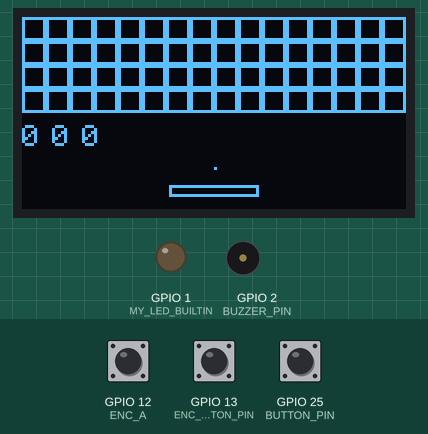
Simulated run of this sketch. Board: ESP32. On the bench: 128×64 one-colour display, output pins drawn as LEDs (lit = HIGH), buzzer (waves = sounding). The test bench sets the inputs (shaded band); at power-on: GPIO 12 (ENC_A) HIGH, GPIO 13 (ENC_BUTTON_PIN) LOW, GPIO 25 (BUTTON_PIN) HIGH.

Above: at 0.2 s.
At 0.82 s:
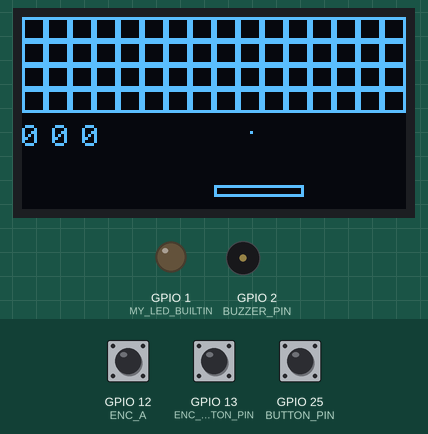
At 2.7 s:
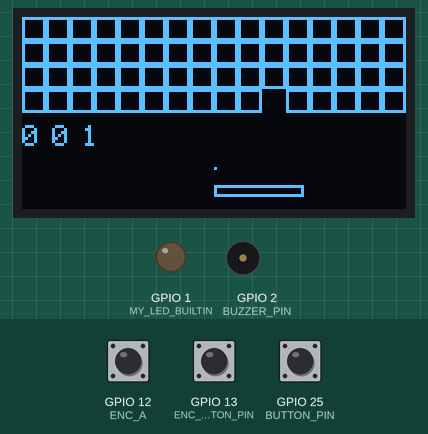
Timing chart, 0 to 4.2 s (numbered marks = the images above):
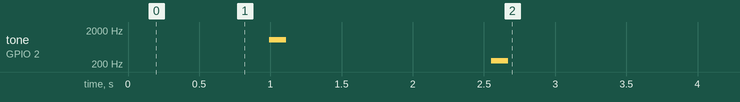

Measured:
- by itself, tone on GPIO 2 (BUZZER_PIN): silent → 1050 Hz at 0.99 s, → silent 0.12 s later, → 250 Hz 1.4 s later, → silent 0.12 s later

The sketch:

gameboardV1.ino
```cpp
#include "config.h"
#include <Wire.h>
#include <Adafruit_GFX.h>
#include <Adafruit_SSD1306.h>
#include <vector>
#include "Point2D.h"
#include "Ball.h"
#include "PlayerBar.h"
#include "Brick.h"


hw_timer_t *Timer0_Cfg = NULL;
hw_timer_t *Timer1_Cfg = NULL;

bool buzzer_on = false;
int t_start_buzzer = 0;
int t_stop_buzzer = 0;
int encoder_pos = SCREEN_WIDTH/2;
int t_encA = 0;
int t_encB = 0;

int score = 0;
int hiscore = 0;

void buttonISR1();
void buttonISR2();
void IRAM_ATTR EncA_ISR();
void IRAM_ATTR Timer0_ISR();
void Timer1_ISR();
void inline timerSetup();
void inline buzzerTimerSetup(int freq);
void buzzerStart(int freq);
void stopGame();
void restartGame();


Adafruit_SSD1306 display(
    SCREEN_WIDTH,
    SCREEN_HEIGHT,
    &Wire,
    -1
);

PlayerBar myPlayerBar(&display);
Ball myBall(&display, &buzzerStart, &stopGame);
std::vector<Brick*> bricks;

// ------------------------- Setup --------------------------------- //
void setup() {
  noInterrupts();
  // LED
  pinMode(MY_LED_BUILTIN, OUTPUT);
  digitalWrite(MY_LED_BUILTIN, LOW);

  // BUTTON
  pinMode(BUTTON_PIN, INPUT_PULLUP);
  attachInterrupt(
    digitalPinToInterrupt(BUTTON_PIN),
    buttonISR2,
    RISING
  );
  pinMode(ENC_BUTTON_PIN, INPUT_PULLDOWN);
  attachInterrupt(
    digitalPinToInterrupt(ENC_BUTTON_PIN),
    buttonISR1,
    RISING
  );

  // ENCODER
  pinMode(ENC_A, INPUT_PULLUP);
  pinMode(ENC_B, INPUT_PULLUP);
  attachInterrupt(
    digitalPinToInterrupt(ENC_A),
    EncA_ISR,
    RISING
  );

  // BUZZER
  pinMode(BUZZER_PIN, OUTPUT);
  digitalWrite(BUZZER_PIN, LOW);

  Serial.begin(115200);
  //buzzerTimerSetup(8000);
  timerSetup();
  screenSetup();

  // Generate bricks
  int num_bricks_total = NUM_BRICKS_V*NUM_BRICKS_H;
  for (int i = 0; i<num_bricks_total ; i++) {
    auto b = new Brick(i, &display);
    bricks.push_back(b);
  }

  interrupts();
}


// ------------------------- Visuals --------------------------------- //
void loop() {
  display.clearDisplay();

  for (auto b : bricks) {
    if (b->isDead()) continue;
    b->draw();
  }
  myPlayerBar.draw();
  myBall.draw();

  static const char num[] = {'0','1','2','3','4','5','6','7','8','9'};
  display.drawChar(0, 36, num[(score/100)], SSD1306_INVERSE, SSD1306_BLACK, 1);
  display.drawChar(10, 36, num[(score/10)%10], SSD1306_INVERSE, SSD1306_BLACK, 1);
  display.drawChar(20, 36, num[score%10], SSD1306_INVERSE, SSD1306_BLACK, 1);

  display.display();
}
// ------------------------------------------------------------------- //


// ------------------------- Game --------------------------------- //
void gameLoop() {
  myPlayerBar.updatePos(encoder_pos);
  static bool collided = false;
  static Point2D ballDir = Point2D(0,0);

  // bricks
  for (auto b : bricks) {
    if (b->isDead()) {
     continue;
    }
    collided = b->checkCollide(&myBall, &ballDir);
    if (collided) {
      score++;
      b->takeDmg();

      ballDir = Point2D(ballDir.x * myBall.getVel().x, ballDir.y * myBall.getVel().y);
      myBall.bounce(ballDir);
      buzzerStart(2000+score*100);
    }
  }

  // bar
  collided = myPlayerBar.checkCollide(&myBall, &ballDir);
  if (collided) {
    myBall.bounce(ballDir);
    buzzerStart(1000);
  }

  myBall.updatePos();
}
// ---------------------------------------------------------------- //


void screenSetup() {
  Wire.begin(SDA_PIN, SCL_PIN);

  if (!display.begin(SSD1306_SWITCHCAPVCC, OLED_ADDR)) {
    Serial.println("SSD1306 initialization failed!");
    while (true);
  }

  display.clearDisplay();
}

// Starts the buzzer timer
void buzzerStart(int freq) {
  buzzerTimerSetup(freq);
  // Start buzzer
  t_start_buzzer = millis();
  t_stop_buzzer = t_start_buzzer + 100;
  buzzer_on = true;
}

// Encoder button
void buttonISR1() {
  buzzerStart(8000);
}

// SMD button
void buttonISR2() {
  restartGame();
}

// BUZZER
// flips the GPIO high and low according to the buzzer timer's set frequency to produce a specific sound
bool b = false;
void IRAM_ATTR Timer0_ISR() {
  noInterrupts();
  if (buzzer_on == false) return;
  auto t_now = millis();
  if (t_now >= t_stop_buzzer) {
    buzzer_on = false;
    digitalWrite(BUZZER_PIN, LOW);
    return;
  }
  b ^= 1;
  digitalWrite(BUZZER_PIN, b);
  interrupts();
}

// PHYSICS
void Timer1_ISR() {
  noInterrupts();
  gameLoop();
  interrupts();
}

void inline buzzerTimerSetup(int buzz_freq) {
  noInterrupts();

  // Buzzer timer
  const int timer_freq = 1000000;
  int alarm_freq = timer_freq/buzz_freq;
  timerAlarm(Timer0_Cfg, alarm_freq, true, 0);

  interrupts();
}

void inline timerSetup() {
  noInterrupts();

  // // Buzzer timer
  const int timer_freq = 1000000;
  const int buzz_freq = 8000;
  int alarm_freq = timer_freq/buzz_freq;
  Timer0_Cfg = timerBegin(timer_freq); // Hz
  timerAttachInterrupt(Timer0_Cfg, &Timer0_ISR);
  timerAlarm(Timer0_Cfg, alarm_freq, true, 0);

  // Game physics timer
  alarm_freq = timer_freq/TARGET_FPS;
  Timer1_Cfg = timerBegin(timer_freq); // Hz
  timerAttachInterrupt(Timer1_Cfg, &Timer1_ISR);
  timerAlarm(Timer1_Cfg, alarm_freq, true, 0);

  interrupts();
}

void IRAM_ATTR EncA_ISR() {
  if (micros() - t_encA < MIN_T_ENC) return;

  // Rising edge of A just triggered ISR
  noInterrupts();
  if (digitalRead(ENC_B)) {
    // B is HIGH
    //Serial.println("CCW");
    encoder_pos -= SPINMULT;
  } else {
    // B is LOW
    //Serial.println("CW");
    encoder_pos += SPINMULT;
  }

  auto rightBound = myPlayerBar.getWidth();
  if (encoder_pos >= SCREEN_WIDTH - rightBound) encoder_pos = SCREEN_WIDTH - rightBound;
  if (encoder_pos <= 0) encoder_pos = 0;
  t_encA = micros();
  interrupts();
}

void restartGame() {
  score = 0;
  for (auto b : bricks) {
    b->restart();
  }
  myBall.restart();
}

void stopGame() {
  myBall.disable();
}
```

Ball.cpp
```cpp
#include "Ball.h"


Ball::Ball(Adafruit_SSD1306* display_ptr, void(*buzzerStart_ptr_in)(int), void(*stopGame_ptr_in)(void))
  : display_ptr(display_ptr)
{
  buzzerStart_ptr = buzzerStart_ptr_in;
  stopGame_ptr = stopGame_ptr_in;

  restart();
}

void Ball::draw() {
  display_ptr->drawPixel(Pos.x, Pos.y, SSD1306_INVERSE);
}

void Ball::updatePos() {
  Pos.x += Vel.x;
  if (Pos.x >= SCREEN_WIDTH) {// hit screen right
    Vel.x *= -1;
    buzzerStart_ptr(1000);
  } else if (Pos.x <= 0) {// hit screen left
    Vel.x *= -1;
    buzzerStart_ptr(1000);
  }
  Pos.y += Vel.y;
  if (Pos.y >= SCREEN_HEIGHT) {// hit screen bottom
    stopGame_ptr();
    Vel.y *= -1;
    buzzerStart_ptr(500);
  } else if (Pos.y <= 0) {// hit screen top
    Vel.y *= -1;
    buzzerStart_ptr(1000);
  }
}

void Ball::bounce(Point2D newVelocity) {
  this->Vel = newVelocity;
}

Point2D Ball::getPos() { return Pos; }
Point2D Ball::getVel() { return Vel; }

void Ball::restart() {
  Pos.x = 64;
  Pos.y = 50;
  Vel.x = 1;
  Vel.y = -1;
}

void Ball::disable() {
  Pos.x = 64;
  Pos.y = 50;
  Vel.x = 0;
  Vel.y = 0;
}
```

Ball.h
```cpp
#pragma once

#include "config.h"
#include <Adafruit_SSD1306.h>
#include "Point2D.h"

class Ball {
  private:
    Point2D Pos;
    Point2D Vel;
    Adafruit_SSD1306* display_ptr;


    void (*buzzerStart_ptr)(int);
    void (*stopGame_ptr)(void);

  public:
    Ball(Adafruit_SSD1306* display_ptr, void(*buzzerStart_ptr)(int), void(*stopGame_ptr)(void));

    void draw();
    void updatePos() ;
    void bounce(Point2D newVelocity);

    Point2D getPos();
    Point2D getVel();

    void restart();
    void disable();

};
```

Brick.cpp
```cpp
#include "Brick.h"

Brick::Brick(int n, Adafruit_SSD1306* display_ptr)
  : PlayerBar(display_ptr)
{
  setID(n);

  width = SCREEN_WIDTH/NUM_BRICKS_H;
  height = (SCREEN_HEIGHT/2)/NUM_BRICKS_V;

  Pos.x = width*(n%NUM_BRICKS_H);
  Pos.y = height*(n/NUM_BRICKS_H);

  health = 1;
}

bool Brick::checkCollide (Ball* myBall, Point2D* dir) {
  Point2D ballPos = myBall->getPos();

  if (ballPos.y >= Pos.y-1 && ballPos.y  <= Pos.y+height) {
    if (ballPos.x <= Pos.x+width && ballPos.x >= Pos.x-1) {
      float center_x = Pos.x + width/2;
      float center_y = Pos.y + height/2;
      float diff_x = ballPos.x - center_x;
      float diff_y = ballPos.y - center_y;

      Point2D rect_r; rect_r.x = Pos.x + width; rect_r.y = Pos.y + height/2;
      Point2D rect_l; rect_l.x = Pos.x; rect_r.y = Pos.y + height/2;
      Point2D rect_u; rect_u.x = Pos.x + width/2; rect_r.y = Pos.y;
      Point2D rect_d; rect_d.x = Pos.x + width/2; rect_r.y = Pos.y + height;

      float d_r = Point2D::calcLineMag(ballPos, rect_r);
      float d_l = Point2D::calcLineMag(ballPos, rect_l);
      float d_u = Point2D::calcLineMag(ballPos, rect_u);
      float d_d = Point2D::calcLineMag(ballPos, rect_d);

      dir->x = 1;
      dir->y = 1;

      // go back a frame and check where the ball was before it collided
      Point2D lastBallPos = ballPos - myBall->getVel();
      // if it was between the top and bottom of the cube, we know it must be on the sides,
      if (lastBallPos.y >= Pos.y-1 && lastBallPos.y  <= Pos.y+height) {
        dir->x = -1;
      } else if(lastBallPos.x <= Pos.x+width && lastBallPos.x >= Pos.x-1) { // and if its between the left and right it must've been above or below
        dir->y = -1;
      }
      return true;
    }
  }
  return false;
}


void Brick::takeDmg() { health--; }
bool Brick::isDead() { return health<=0; }
void Brick::restart() { health = 1; }
void Brick::setID(int id) { this->id = id; }
```

Brick.h
```cpp
#pragma once

#include "config.h"
#include "Point2D.h"
#include "Ball.h"
#include "PlayerBar.h"

class Brick : public PlayerBar {
  private:
    int health;
    int id;

  public:

    Brick(int n, Adafruit_SSD1306* display_ptr);

    bool checkCollide (Ball* myBall, Point2D* dir) override;

    void takeDmg();
    bool isDead();
    void restart();
    void setID(int id);

};
```

PlayerBar.cpp
```cpp
#include "PlayerBar.h"


PlayerBar::PlayerBar(Adafruit_SSD1306* display_ptr)
 : display_ptr(display_ptr)
{
  int start_pos = 64;
  width = 30;
  height = 4;
  Pos.x = start_pos - width/2;
  Pos.y = 56;
}

void PlayerBar::draw() {
  display_ptr->drawRect(Pos.x, Pos.y, width, height, SSD1306_WHITE);
}

void PlayerBar::updatePos(float newXPos) {
  Pos.x = newXPos;
}

bool PlayerBar::checkCollide (Ball* myBall, Point2D* dir) {
  Point2D ballPos = myBall->getPos();

  if (ballPos.y >= Pos.y-1 && ballPos.y <= Pos.y+height) {
    if (ballPos.x <= Pos.x+width && ballPos.x >= Pos.x-1) {
      auto center_x = Pos.x+width/2;
      auto center_y = Pos.y+height/2;
      auto magnitude = Point2D::calcLineMag(ballPos.x, ballPos.y, center_x, center_y);
      dir->x = ((ballPos.x-center_x)/magnitude);
      dir->y = ((ballPos.y-center_y)/magnitude);
      return true;
    }
  }
  return false;
}

float PlayerBar::getHeight() { return height; }
float PlayerBar::getWidth() { return width; }
Point2D PlayerBar::getPos() { return Pos; }
```

PlayerBar.h
```cpp
#pragma once

#include "config.h"
#include <Adafruit_SSD1306.h>
#include "Point2D.h"
#include "Ball.h"

class PlayerBar {
  protected:
    Point2D Pos;
    float width;
    float height;
    Adafruit_SSD1306* display_ptr;

  public:
    PlayerBar(Adafruit_SSD1306* display_ptr);

    void draw();
    void updatePos(float newXPos);
    virtual bool checkCollide (Ball* myBall, Point2D* dir);

    float getHeight();
    float getWidth();
    Point2D getPos();

};
```

Point2D.cpp
```cpp
#include "Point2D.h"
#include <math.h>

Point2D::Point2D() {
  this->x = 0;
  this->y = 0;
}

Point2D::Point2D(float x, float y) {
  this->x = x;
  this->y = y;
}

Point2D Point2D::operator - (const Point2D& other) const {
  return {x - other.x, y - other.y};
}

Point2D Point2D::operator + (const Point2D& other) const {
  return {x + other.x, y + other.y};
}

Point2D Point2D::operator * (const float& other) const {
  return {x * other, y * other};
}

float Point2D::calcLineMag(float x1, float y1, float x2, float y2) {
  auto a = x2 - x1;
  auto b = y2 - y1;
  auto c = sqrt(a*a + b*b);

  return c;
}

float Point2D::calcLineMag(Point2D p1, Point2D p2) {
  return calcLineMag(p1.x, p1.y, p2.x, p2.y);
}
```

Point2D.h
```cpp
#pragma once

#include "config.h"
#include <math.h>

class Point2D {
  private:

  public:
    float x;
    float y;

    Point2D();
    Point2D(float x, float y);

    Point2D operator - (const Point2D& other) const;
    Point2D operator + (const Point2D& other) const;
    Point2D operator * (const float& other) const;

    static float calcLineMag(float x1, float y1, float x2, float y2);
    static float calcLineMag(Point2D p1, Point2D p2);

};
```

config.h
```cpp
#pragma once

// Game
#define TARGET_FPS 20
#define SCREEN_WIDTH 128
#define SCREEN_HEIGHT 64
#define NUM_BRICKS_H 16
#define NUM_BRICKS_V 4
#define OLED_ADDR 0x3C
#define SPINMULT 4 // effective 'speed' of spinning the encoder
#define MIN_T_ENC 500 // debounce time for encoder

// Pins
#define BUTTON_PIN 25
#define ENC_BUTTON_PIN 13
#define BUZZER_PIN 2
#define MY_LED_BUILTIN 1
#define ENC_A 12
#define ENC_B 11
#define SDA_PIN 22
#define SCL_PIN 14

// math
//#define SQRT2OVER2 = sqrt(2)/2
```
